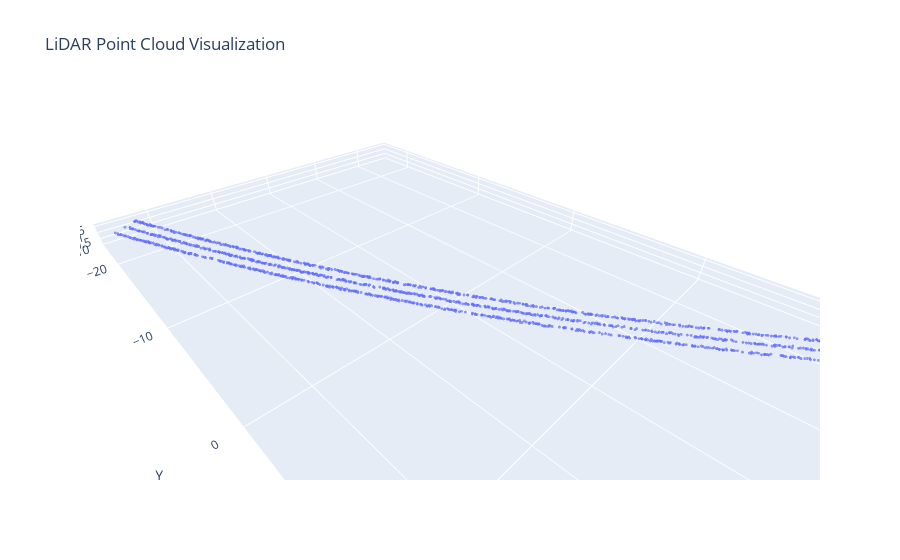

Notebook code for this chart:
### Code cell
fig = go.Figure()

fig.add_trace(go.Scatter3d(
    x=df['x'],
    y=df['y'],
    z=df['z'],
    mode='markers',
    marker=dict(
        size=1,
        opacity=0.7
    )
))

fig.update_layout(
    title='LiDAR Point Cloud Visualization',
    scene=dict(
        xaxis_title='X',
        yaxis_title='Y',
        zaxis_title='Z',
        
        # aspectratio=dict(x=1, y=1, z=1),
        aspectmode='data', #Scaling axes according to actual data ranges
    )
)

fig.show()

### Figure 1 — Plotly figure (JSON) as saved in the notebook; plotly's stock layout.template omitted (floating-point values rounded to 4 significant figures; data arrays with more than 128 entries replaced by an {"elided": "..."} marker saying what was removed)
{"data": [{"marker": {"opacity": 0.7, "size": 1}, "mode": "markers", "type": "scatter3d", "x": {"elided": "1502 float values"}, "y": {"elided": "1502 float values"}, "z": {"elided": "1502 float values"}}], "layout": {"scene": {"aspectmode": "data", "xaxis": {"title": {"text": "X"}}, "yaxis": {"title": {"text": "Y"}}, "zaxis": {"title": {"text": "Z"}}}, "title": {"text": "LiDAR Point Cloud Visualization"}}}
